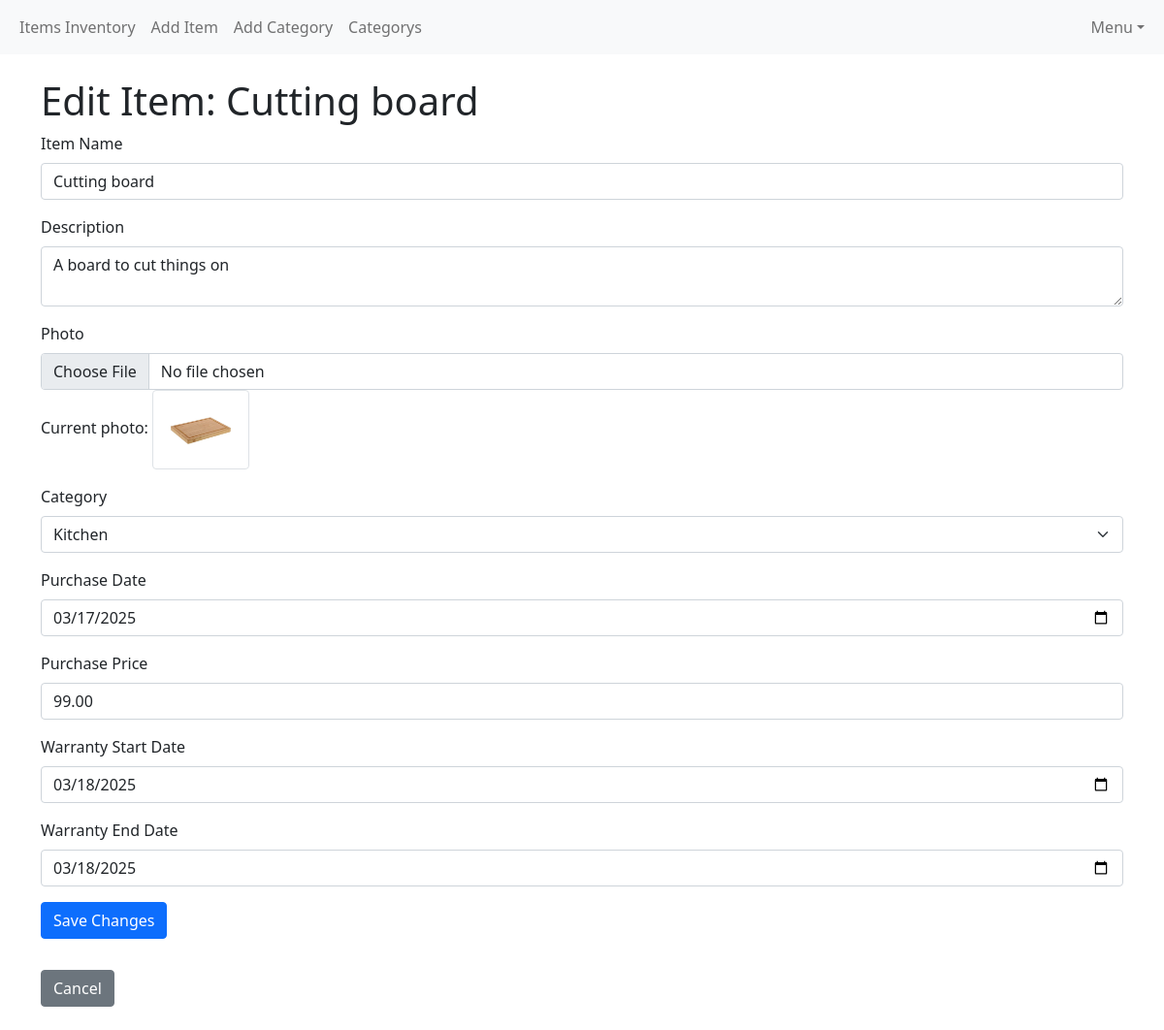
/item/edit/2/ (signed in), run on an earlier commit of the app's database.
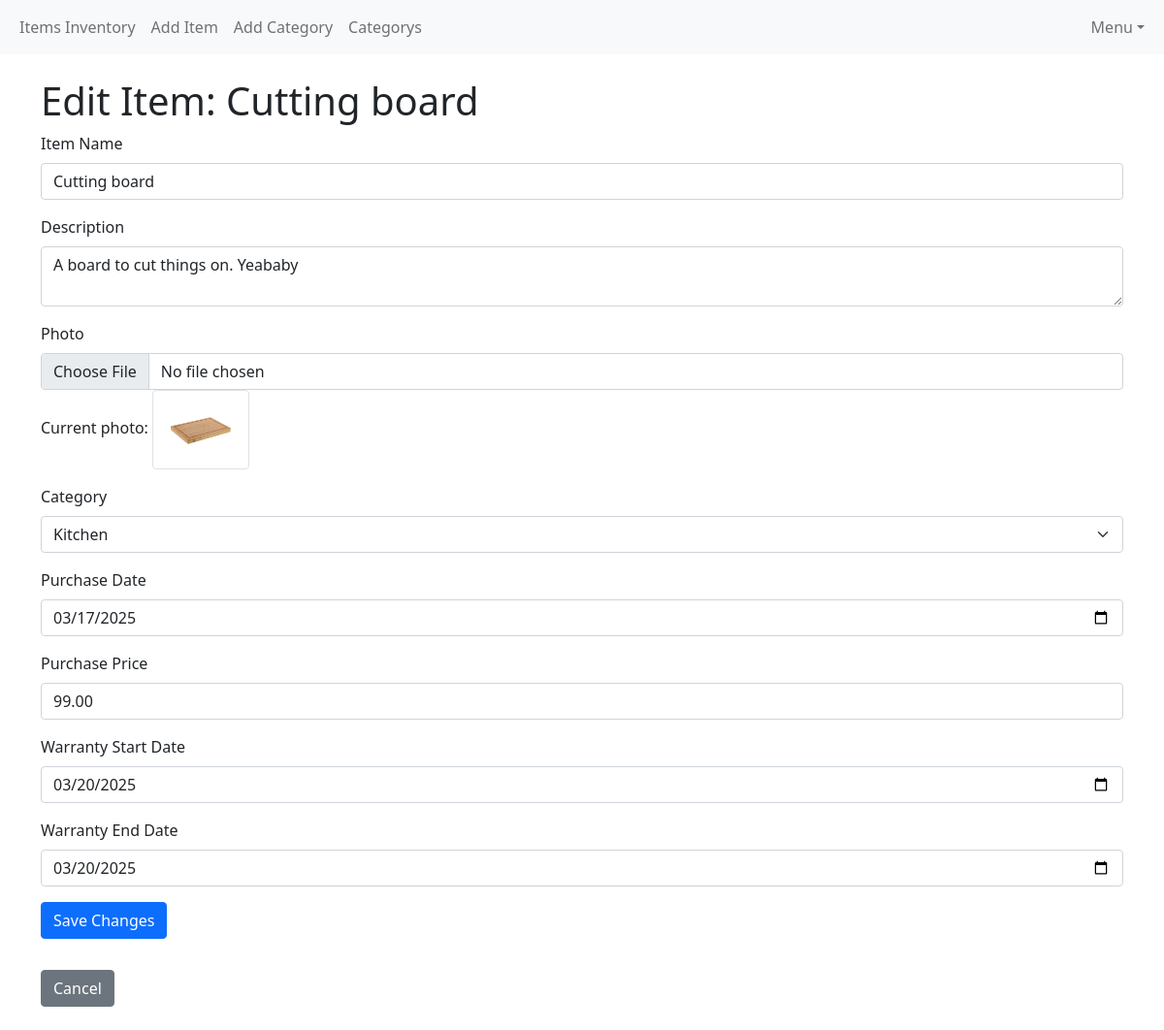
And on a later commit of the database.
### inventory/models.py (models this page shows, shortened)
class Item(models.Model):
    user = models.ForeignKey(User, on_delete=models.CASCADE)
    name = models.CharField(max_length=255)
    description = models.TextField()
    category = models.ForeignKey(Category, on_delete=models.CASCADE)  # Link to the Category model
    purchase_date = models.DateField()
    purchase_price = models.DecimalField(max_digits=10, decimal_places=2)
    warranty_start_date = models.DateField(auto_now=True)
    warranty_end_date = models.DateField(auto_now=True)
    photo = models.ImageField(upload_to='inventory_photos/', null=True, blank=True)

class Category(models.Model):
    user = models.ForeignKey(User, on_delete=models.CASCADE)  # Categories belong to users
    name = models.CharField(max_length=100, unique=True)

### inventory/views.py (the view)
# urls.py: path('item/edit/<int:item_id>/', views.edit_item, name='edit_item'),
@login_required
def edit_item(request, item_id):
    item = get_object_or_404(Item, id=item_id)
    if request.method == 'POST':
        form = ItemForm(request.POST, request.FILES, instance=item)
        if form.is_valid():
            form.save()
            return redirect('item_details', item_id=item.id)
    else:
        form = ItemForm(instance=item)
    return render(request, 'inventory/edit_item.html', {'form': form, 'item': item})

### inventory/forms.py
class ItemForm(forms.ModelForm):
    class Meta:
        model = Item
        fields = ['name', 'description', 'category', 'purchase_date', 'purchase_price', 'photo']
    def __init__(self, *args, **kwargs):
        user = kwargs.pop('user', None)
        super().__init__(*args, **kwargs)
        if user:
            self.fields['category'].queryset = Category.objects.filter(user=user)

### inventory/templates/inventory/edit_item.html (shortened to what this page needs)
{% extends 'inventory/base.html' %}
{% block content %}
<div class="pb-4">
  <h1>Edit Item: {{ item.name }}</h1>
  <form method="POST" enctype="multipart/form-data">
    <div class="mb-3">
      <label for="id_name" class="form-label">Item Name</label>
      <input type="text" class="form-control" id="id_name" name="name" value="{{ item.name }}">
    </div>
    <div class="mb-3">
      <label for="id_description" class="form-label">Description</label>
      <textarea class="form-control" id="id_description" name="description">{{ item.description }}</textarea>
    </div>
    <div class="mb-3">
      <label for="id_photo" class="form-label">Photo</label>
      <input type="file" class="form-control" id="id_photo" name="photo">
      {% if item.photo %}
        <p>Current photo: <img src="{{ item.photo.url }}" class="img-thumbnail" alt="{{ item.name }}" width="100"></p>
      {% endif %}
    </div>
    <div class="mb-3">
      <label for="id_category" class="form-label">Category</label>
      <select class="form-select" id="id_category" name="category">
        {% for category in form.fields.category.queryset %}
          <option value="{{ category.id }}" {% if item.category.id == category.id %} selected {% endif %}>{{ category.name }}</option>
        {% endfor %}
      </select>
    </div>
    <div class="mb-3">
      <label for="id_purchase_date" class="form-label">Purchase Date</label>
      <input type="date" class="form-control" id="id_purchase_date" name="purchase_date" value="{{ item.purchase_date|date:'Y-m-d' }}">
    </div>
    <div class="mb-3">
      <label for="id_purchase_price" class="form-label">Purchase Price</label>
      <input type="number" class="form-control" id="id_purchase_price" name="purchase_price" value="{{ item.purchase_price }}">
    </div>
    <div class="mb-3">
      <label for="id_warranty_start_date" class="form-label">Warranty Start Date</label>
      <input type="date" class="form-control" id="id_warranty_start_date" name="warranty_start_date" value="{{ item.warranty_start_date|date:'Y-m-d' }}">
    </div>
    <div class="mb-3">
      <label for="id_warranty_end_date" class="form-label">Warranty End Date</label>
      <input type="date" class="form-control" id="id_warranty_end_date" name="warranty_end_date"
        value="{% if item.warranty_end_date %}{{ item.warranty_end_date|date:'Y-m-d' }}{% endif %}">
    </div>
    <button type="submit" class="btn btn-primary">Save Changes</button>
  </form>
  <a href="{% url 'item_details' item.id %}" class="btn btn-secondary mt-3">Cancel</a>
  </div>
{% endblock %}

What changed in the data, as far as the page shows it:
changed Item "Cutting board": description "A board to cut things on" → "A board to cut things on. Yeababy"; warranty_start_date "03/18/2025" → "03/20/2025"; warranty_end_date "03/18/2025" → "03/20/2025"
